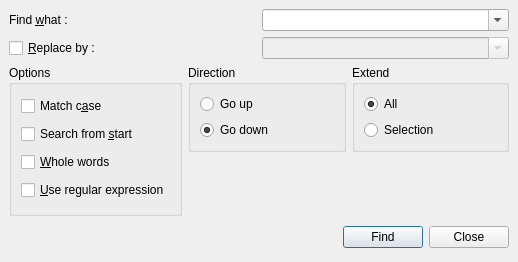
<ui version="4.0" >
 <class>ReplaceDialog</class>
 <widget class="QDialog" name="ReplaceDialog" >
  <property name="geometry" >
   <rect>
    <x>0</x>
    <y>0</y>
    <width>518</width>
    <height>262</height>
   </rect>
  </property>
  <property name="windowTitle" >
   <string>Find or Replace a text</string>
  </property>
  <layout class="QVBoxLayout" >
   <property name="margin" >
    <number>9</number>
   </property>
   <property name="spacing" >
    <number>6</number>
   </property>
   <item>
    <layout class="QGridLayout" >
     <property name="margin" >
      <number>0</number>
     </property>
     <property name="spacing" >
      <number>6</number>
     </property>
     <item row="1" column="0" >
      <widget class="QCheckBox" name="m_replaceCheckBox" >
       <property name="text" >
        <string>&amp;Replace by :</string>
       </property>
      </widget>
     </item>
     <item row="0" column="1" >
      <widget class="QComboBox" name="m_comboFind" >
       <property name="editable" >
        <bool>true</bool>
       </property>
       <property name="currentIndex" >
        <number>-1</number>
       </property>
       <property name="insertPolicy" >
        <enum>QComboBox::InsertAlphabetically</enum>
       </property>
      </widget>
     </item>
     <item row="0" column="0" >
      <widget class="QLabel" name="label" >
       <property name="sizePolicy" >
        <sizepolicy>
         <hsizetype>1</hsizetype>
         <vsizetype>5</vsizetype>
         <horstretch>0</horstretch>
         <verstretch>0</verstretch>
        </sizepolicy>
       </property>
       <property name="text" >
        <string>Find &amp;what :</string>
       </property>
       <property name="buddy" >
        <cstring>m_comboFind</cstring>
       </property>
      </widget>
     </item>
     <item row="1" column="1" >
      <widget class="QComboBox" name="m_comboReplace" >
       <property name="enabled" >
        <bool>false</bool>
       </property>
       <property name="editable" >
        <bool>true</bool>
       </property>
       <property name="insertPolicy" >
        <enum>QComboBox::InsertAlphabetically</enum>
       </property>
      </widget>
     </item>
    </layout>
   </item>
   <item>
    <layout class="QGridLayout" >
     <property name="margin" >
      <number>0</number>
     </property>
     <property name="spacing" >
      <number>6</number>
     </property>
     <item row="1" column="1" >
      <spacer>
       <property name="orientation" >
        <enum>Qt::Vertical</enum>
       </property>
       <property name="sizeHint" >
        <size>
         <width>20</width>
         <height>40</height>
        </size>
       </property>
      </spacer>
     </item>
     <item row="0" column="1" >
      <widget class="QGroupBox" name="m_directionGroupBox" >
       <property name="title" >
        <string>Direction</string>
       </property>
       <layout class="QVBoxLayout" >
        <property name="margin" >
         <number>9</number>
        </property>
        <property name="spacing" >
         <number>6</number>
        </property>
        <item>
         <widget class="QRadioButton" name="m_UpRadioButton" >
          <property name="text" >
           <string>Go up</string>
          </property>
         </widget>
        </item>
        <item>
         <widget class="QRadioButton" name="m_DownRadioButton" >
          <property name="text" >
           <string>Go down</string>
          </property>
          <property name="checked" >
           <bool>true</bool>
          </property>
         </widget>
        </item>
       </layout>
      </widget>
     </item>
     <item row="1" column="2" >
      <spacer>
       <property name="orientation" >
        <enum>Qt::Vertical</enum>
       </property>
       <property name="sizeHint" >
        <size>
         <width>20</width>
         <height>40</height>
        </size>
       </property>
      </spacer>
     </item>
     <item row="0" column="2" >
      <widget class="QGroupBox" name="m_selectionGroupBox" >
       <property name="title" >
        <string>Extend</string>
       </property>
       <layout class="QVBoxLayout" >
        <property name="margin" >
         <number>9</number>
        </property>
        <property name="spacing" >
         <number>6</number>
        </property>
        <item>
         <widget class="QRadioButton" name="m_searchAllRadioButton" >
          <property name="text" >
           <string>All</string>
          </property>
          <property name="checked" >
           <bool>true</bool>
          </property>
         </widget>
        </item>
        <item>
         <widget class="QRadioButton" name="m_searchSelectionRadioButton" >
          <property name="text" >
           <string>Selection</string>
          </property>
         </widget>
        </item>
       </layout>
      </widget>
     </item>
     <item rowspan="2" row="0" column="0" >
      <widget class="QGroupBox" name="groupBox" >
       <property name="title" >
        <string>Options</string>
       </property>
       <layout class="QVBoxLayout" >
        <property name="margin" >
         <number>9</number>
        </property>
        <property name="spacing" >
         <number>6</number>
        </property>
        <item>
         <widget class="QCheckBox" name="m_caseCheckBox" >
          <property name="text" >
           <string>Match c&amp;ase</string>
          </property>
         </widget>
        </item>
        <item>
         <widget class="QCheckBox" name="m_fromStartCheckBox" >
          <property name="text" >
           <string>Search from &amp;start</string>
          </property>
         </widget>
        </item>
        <item>
         <widget class="QCheckBox" name="m_wholeWordsCheckBox" >
          <property name="text" >
           <string>&amp;Whole words</string>
          </property>
         </widget>
        </item>
        <item>
         <widget class="QCheckBox" name="m_regularExpressionCheckBox" >
          <property name="text" >
           <string>&amp;Use regular expression</string>
          </property>
         </widget>
        </item>
       </layout>
      </widget>
     </item>
    </layout>
   </item>
   <item>
    <layout class="QHBoxLayout" >
     <property name="margin" >
      <number>0</number>
     </property>
     <property name="spacing" >
      <number>6</number>
     </property>
     <item>
      <spacer>
       <property name="orientation" >
        <enum>Qt::Horizontal</enum>
       </property>
       <property name="sizeHint" >
        <size>
         <width>131</width>
         <height>31</height>
        </size>
       </property>
      </spacer>
     </item>
     <item>
      <widget class="QPushButton" name="m_findButton" >
       <property name="text" >
        <string>Find</string>
       </property>
       <property name="icon" >
        <iconset resource="../application.qrc" >:/images/find.png</iconset>
       </property>
      </widget>
     </item>
     <item>
      <widget class="QPushButton" name="m_closeButton" >
       <property name="text" >
        <string>Close</string>
       </property>
       <property name="icon" >
        <iconset resource="../application.qrc" >:/images/button_cancel.png</iconset>
       </property>
      </widget>
     </item>
    </layout>
   </item>
  </layout>
 </widget>
 <tabstops>
  <tabstop>m_comboFind</tabstop>
  <tabstop>m_replaceCheckBox</tabstop>
  <tabstop>m_comboReplace</tabstop>
  <tabstop>m_caseCheckBox</tabstop>
  <tabstop>m_fromStartCheckBox</tabstop>
  <tabstop>m_wholeWordsCheckBox</tabstop>
  <tabstop>m_regularExpressionCheckBox</tabstop>
  <tabstop>m_UpRadioButton</tabstop>
  <tabstop>m_DownRadioButton</tabstop>
  <tabstop>m_searchAllRadioButton</tabstop>
  <tabstop>m_searchSelectionRadioButton</tabstop>
  <tabstop>m_findButton</tabstop>
  <tabstop>m_closeButton</tabstop>
 </tabstops>
 <resources>
  <include location="../application.qrc" />
 </resources>
 <connections>
  <connection>
   <sender>m_findButton</sender>
   <signal>clicked()</signal>
   <receiver>ReplaceDialog</receiver>
   <slot>accept()</slot>
   <hints>
    <hint type="sourcelabel" >
     <x>444</x>
     <y>287</y>
    </hint>
    <hint type="destinationlabel" >
     <x>96</x>
     <y>254</y>
    </hint>
   </hints>
  </connection>
  <connection>
   <sender>m_closeButton</sender>
   <signal>clicked()</signal>
   <receiver>ReplaceDialog</receiver>
   <slot>reject()</slot>
   <hints>
    <hint type="sourcelabel" >
     <x>525</x>
     <y>287</y>
    </hint>
    <hint type="destinationlabel" >
     <x>179</x>
     <y>282</y>
    </hint>
   </hints>
  </connection>
  <connection>
   <sender>m_replaceCheckBox</sender>
   <signal>toggled(bool)</signal>
   <receiver>m_comboReplace</receiver>
   <slot>setEnabled(bool)</slot>
   <hints>
    <hint type="sourcelabel" >
     <x>137</x>
     <y>48</y>
    </hint>
    <hint type="destinationlabel" >
     <x>398</x>
     <y>48</y>
    </hint>
   </hints>
  </connection>
  <connection>
   <sender>m_fromStartCheckBox</sender>
   <signal>toggled(bool)</signal>
   <receiver>m_DownRadioButton</receiver>
   <slot>setChecked(bool)</slot>
   <hints>
    <hint type="sourcelabel" >
     <x>114</x>
     <y>154</y>
    </hint>
    <hint type="destinationlabel" >
     <x>291</x>
     <y>136</y>
    </hint>
   </hints>
  </connection>
  <connection>
   <sender>m_fromStartCheckBox</sender>
   <signal>toggled(bool)</signal>
   <receiver>m_searchAllRadioButton</receiver>
   <slot>setChecked(bool)</slot>
   <hints>
    <hint type="sourcelabel" >
     <x>150</x>
     <y>152</y>
    </hint>
    <hint type="destinationlabel" >
     <x>406</x>
     <y>102</y>
    </hint>
   </hints>
  </connection>
  <connection>
   <sender>m_fromStartCheckBox</sender>
   <signal>toggled(bool)</signal>
   <receiver>m_UpRadioButton</receiver>
   <slot>setDisabled(bool)</slot>
   <hints>
    <hint type="sourcelabel" >
     <x>193</x>
     <y>147</y>
    </hint>
    <hint type="destinationlabel" >
     <x>291</x>
     <y>107</y>
    </hint>
   </hints>
  </connection>
  <connection>
   <sender>m_fromStartCheckBox</sender>
   <signal>toggled(bool)</signal>
   <receiver>m_searchSelectionRadioButton</receiver>
   <slot>setDisabled(bool)</slot>
   <hints>
    <hint type="sourcelabel" >
     <x>197</x>
     <y>157</y>
    </hint>
    <hint type="destinationlabel" >
     <x>421</x>
     <y>143</y>
    </hint>
   </hints>
  </connection>
  <connection>
   <sender>m_fromStartCheckBox</sender>
   <signal>toggled(bool)</signal>
   <receiver>m_regularExpressionCheckBox</receiver>
   <slot>setDisabled(bool)</slot>
   <hints>
    <hint type="sourcelabel" >
     <x>75</x>
     <y>151</y>
    </hint>
    <hint type="destinationlabel" >
     <x>74</x>
     <y>210</y>
    </hint>
   </hints>
  </connection>
 </connections>
</ui>
